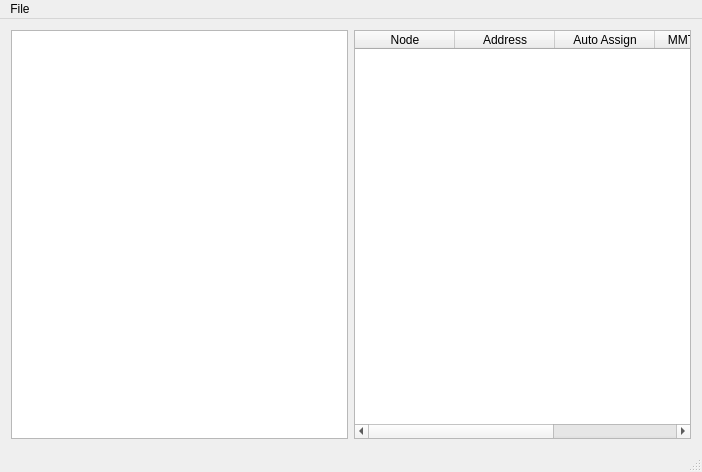
<?xml version="1.0" encoding="UTF-8"?>
<ui version="4.0">
 <class>MainWindow</class>
 <widget class="QMainWindow" name="MainWindow">
  <property name="geometry">
   <rect>
    <x>0</x>
    <y>0</y>
    <width>702</width>
    <height>472</height>
   </rect>
  </property>
  <property name="windowTitle">
   <string>Future Internet Network Designer</string>
  </property>
  <property name="windowIcon">
   <iconset resource="../media.qrc">
    <normaloff>:/media/nodeIcon</normaloff>:/media/nodeIcon</iconset>
  </property>
  <property name="dockNestingEnabled">
   <bool>false</bool>
  </property>
  <widget class="QWidget" name="centralWidget">
   <layout class="QHBoxLayout" name="horizontalLayout_2">
    <item>
     <layout class="QHBoxLayout" name="horizontalLayout">
      <property name="sizeConstraint">
       <enum>QLayout::SetDefaultConstraint</enum>
      </property>
      <item>
       <widget class="QGraphicsView" name="graphicsView">
        <property name="sizePolicy">
         <sizepolicy hsizetype="Expanding" vsizetype="Expanding">
          <horstretch>0</horstretch>
          <verstretch>0</verstretch>
         </sizepolicy>
        </property>
        <property name="dragMode">
         <enum>QGraphicsView::ScrollHandDrag</enum>
        </property>
        <property name="transformationAnchor">
         <enum>QGraphicsView::AnchorUnderMouse</enum>
        </property>
        <property name="resizeAnchor">
         <enum>QGraphicsView::AnchorUnderMouse</enum>
        </property>
        <property name="viewportUpdateMode">
         <enum>QGraphicsView::SmartViewportUpdate</enum>
        </property>
       </widget>
      </item>
      <item>
       <widget class="QTableWidget" name="tableWidget">
        <property name="sizePolicy">
         <sizepolicy hsizetype="MinimumExpanding" vsizetype="Expanding">
          <horstretch>0</horstretch>
          <verstretch>0</verstretch>
         </sizepolicy>
        </property>
        <property name="minimumSize">
         <size>
          <width>200</width>
          <height>0</height>
         </size>
        </property>
        <property name="maximumSize">
         <size>
          <width>510</width>
          <height>16777215</height>
         </size>
        </property>
        <property name="autoScroll">
         <bool>true</bool>
        </property>
        <property name="sortingEnabled">
         <bool>false</bool>
        </property>
        <property name="cornerButtonEnabled">
         <bool>true</bool>
        </property>
        <attribute name="horizontalHeaderVisible">
         <bool>true</bool>
        </attribute>
        <attribute name="horizontalHeaderCascadingSectionResizes">
         <bool>false</bool>
        </attribute>
        <attribute name="horizontalHeaderDefaultSectionSize">
         <number>100</number>
        </attribute>
        <attribute name="horizontalHeaderHighlightSections">
         <bool>true</bool>
        </attribute>
        <attribute name="horizontalHeaderMinimumSectionSize">
         <number>30</number>
        </attribute>
        <attribute name="horizontalHeaderStretchLastSection">
         <bool>false</bool>
        </attribute>
        <attribute name="verticalHeaderVisible">
         <bool>true</bool>
        </attribute>
        <attribute name="verticalHeaderCascadingSectionResizes">
         <bool>false</bool>
        </attribute>
        <attribute name="verticalHeaderDefaultSectionSize">
         <number>30</number>
        </attribute>
        <attribute name="verticalHeaderMinimumSectionSize">
         <number>30</number>
        </attribute>
        <attribute name="verticalHeaderShowSortIndicator" stdset="0">
         <bool>false</bool>
        </attribute>
        <attribute name="verticalHeaderStretchLastSection">
         <bool>false</bool>
        </attribute>
        <column>
         <property name="text">
          <string>Node</string>
         </property>
        </column>
        <column>
         <property name="text">
          <string>Address</string>
         </property>
        </column>
        <column>
         <property name="text">
          <string>Auto Assign</string>
         </property>
        </column>
        <column>
         <property name="text">
          <string>MMT Enabled</string>
         </property>
        </column>
        <column>
         <property name="text">
          <string>MMT UID</string>
         </property>
        </column>
       </widget>
      </item>
     </layout>
    </item>
   </layout>
  </widget>
  <widget class="QMenuBar" name="menuBar">
   <property name="geometry">
    <rect>
     <x>0</x>
     <y>0</y>
     <width>702</width>
     <height>25</height>
    </rect>
   </property>
   <widget class="QMenu" name="menuFile">
    <property name="title">
     <string>File</string>
    </property>
    <addaction name="actionImport_NS"/>
    <addaction name="actionImport_Config"/>
    <addaction name="actionExport_Config"/>
    <addaction name="separator"/>
    <addaction name="actionExit"/>
   </widget>
   <addaction name="menuFile"/>
  </widget>
  <widget class="QStatusBar" name="statusBar"/>
  <action name="actionImport_NS">
   <property name="text">
    <string>Import NS</string>
   </property>
  </action>
  <action name="actionImport_Config">
   <property name="text">
    <string>Import Config</string>
   </property>
   <property name="toolTip">
    <string>Import Address Configuration</string>
   </property>
  </action>
  <action name="actionExit">
   <property name="text">
    <string>Exit</string>
   </property>
  </action>
  <action name="actionExport_Config">
   <property name="enabled">
    <bool>true</bool>
   </property>
   <property name="text">
    <string>Export Config</string>
   </property>
   <property name="toolTip">
    <string>Export Address Config</string>
   </property>
  </action>
 </widget>
 <layoutdefault spacing="6" margin="11"/>
 <resources>
  <include location="../media.qrc"/>
 </resources>
 <connections>
  <connection>
   <sender>actionExit</sender>
   <signal>activated()</signal>
   <receiver>MainWindow</receiver>
   <slot>close()</slot>
   <hints>
    <hint type="sourcelabel">
     <x>-1</x>
     <y>-1</y>
    </hint>
    <hint type="destinationlabel">
     <x>402</x>
     <y>258</y>
    </hint>
   </hints>
  </connection>
 </connections>
</ui>
